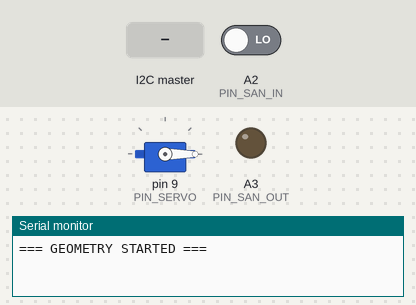
A program run on a simulated Arduino Uno, built with avr-gcc and run on an emulated ATmega328P. On the bench: servo, output pins drawn as LEDs (lit = HIGH), the last lines printed to the serial monitor. The test bench sets the inputs (shaded band); at power-on: A2 (PIN_SAN_IN) LOW.

Above: at 1.2 s.
1.3 s: the I2C master sends the byte 1
At 1.8 s:
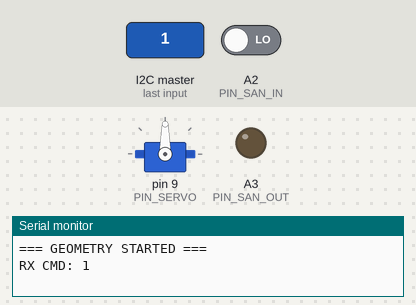
2.8 s: A2 (PIN_SAN_IN) driven HIGH
At 4.0 s:
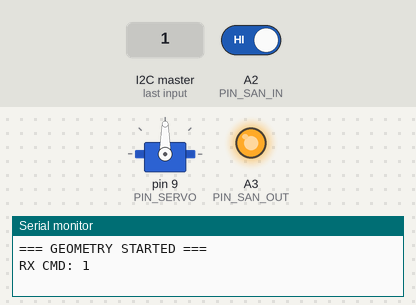
4.3 s: the I2C master sends the byte 0
At 5.3 s:
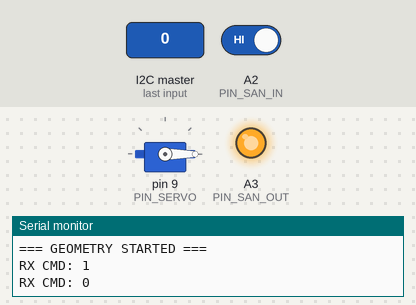
5.8 s: the I2C master sends the byte 2
At 6.6 s:
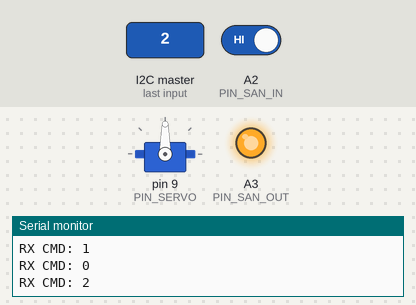
7.3 s: A2 (PIN_SAN_IN) driven LOW
At 7.7 s:
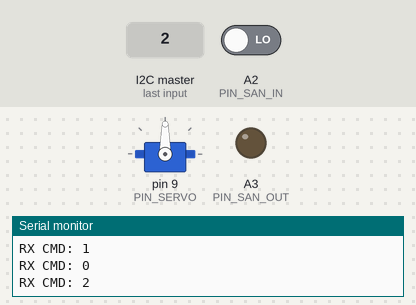
Timing chart, 0 to 9.8 s (numbered marks = the images above; inputs shaded):
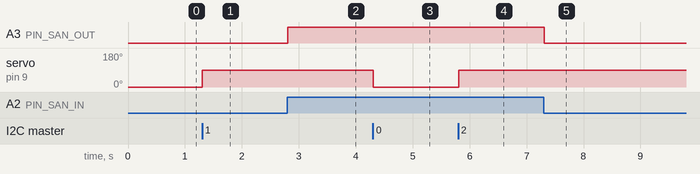

Measured:
- after the input at 1.3 s, servo on pin 9 (PIN_SERVO): 0° → 90° at once
- after the input at 2.8 s, A3 (PIN_SAN_OUT): LOW → HIGH at once
- after the input at 4.3 s, servo on pin 9 (PIN_SERVO): 90° → 0° at once
- after the input at 5.8 s, servo on pin 9 (PIN_SERVO): 0° → 90° at once
- after the input at 7.3 s, A3 (PIN_SAN_OUT): HIGH → LOW at once

The program:

main.cpp
```cpp
#include <Arduino.h>
#include <Wire.h>
#include <Servo.h>

#define I2C_ADDR        0x08
#define PIN_SERVO       9
#define PIN_SAN_IN      A2
#define PIN_SAN_OUT     A3

Servo myServo;
volatile int command = 0;
volatile bool newData = false; // Flag to print cleanly

void receiveEvent(int howMany) {
    if (Wire.available()) {
        command = Wire.read();
        newData = true; // Tell loop to print this
    }
}

void requestEvent() {
    if (command >= 1) {
        Wire.write(1);
    } else {
        Wire.write(0);
    }
}

void setup() {
    Serial.begin(9600);
    Wire.begin(I2C_ADDR);
    Wire.onReceive(receiveEvent);
    Wire.onRequest(requestEvent);

    myServo.attach(PIN_SERVO);
    pinMode(PIN_SAN_IN, INPUT);
    pinMode(PIN_SAN_OUT, OUTPUT);
    digitalWrite(PIN_SAN_OUT, LOW);

    Serial.println("=== GEOMETRY STARTED ===");
}

void loop() {
    // Print the received command
    if (newData) {
        Serial.print("RX CMD: ");
        Serial.println(command);
        newData = false;
    }

    // Servo logic
    if (command >= 1) {
        myServo.write(90);
    } else {
        myServo.write(0);
    }

    // Safety Logic
    if (digitalRead(PIN_SAN_IN) == HIGH) {
         digitalWrite(PIN_SAN_OUT, HIGH);
    } else {
        digitalWrite(PIN_SAN_OUT, LOW);
    }

    delay(10);
}
```
